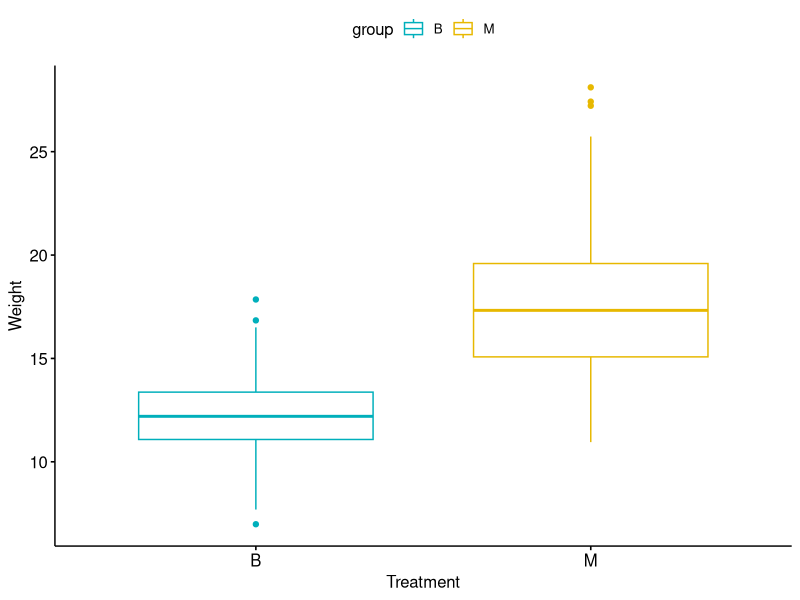
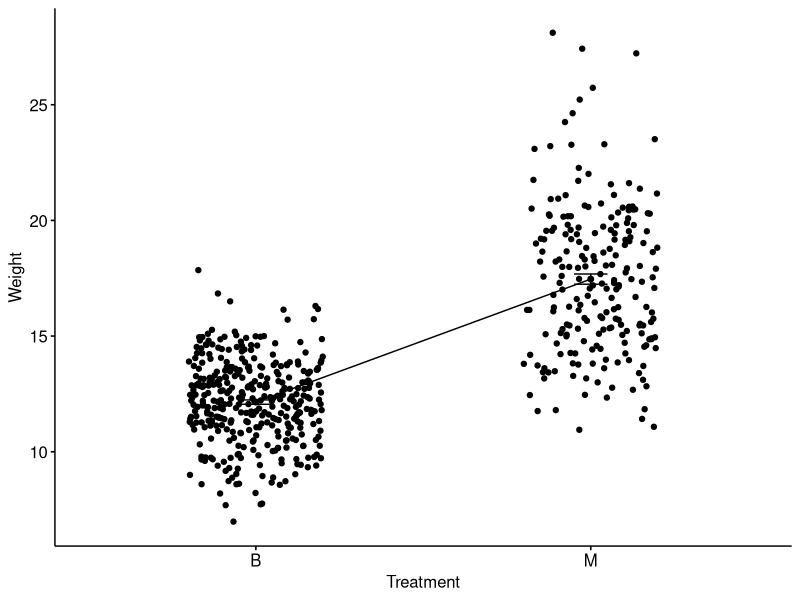
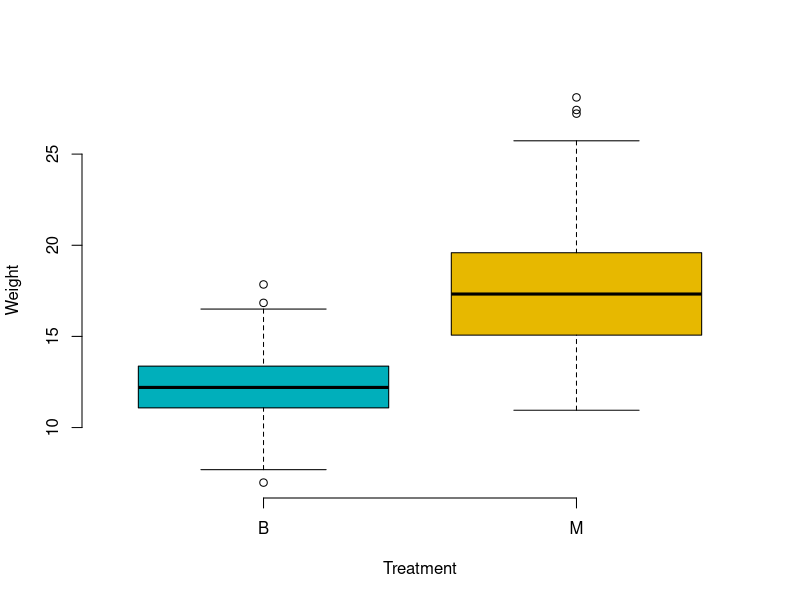
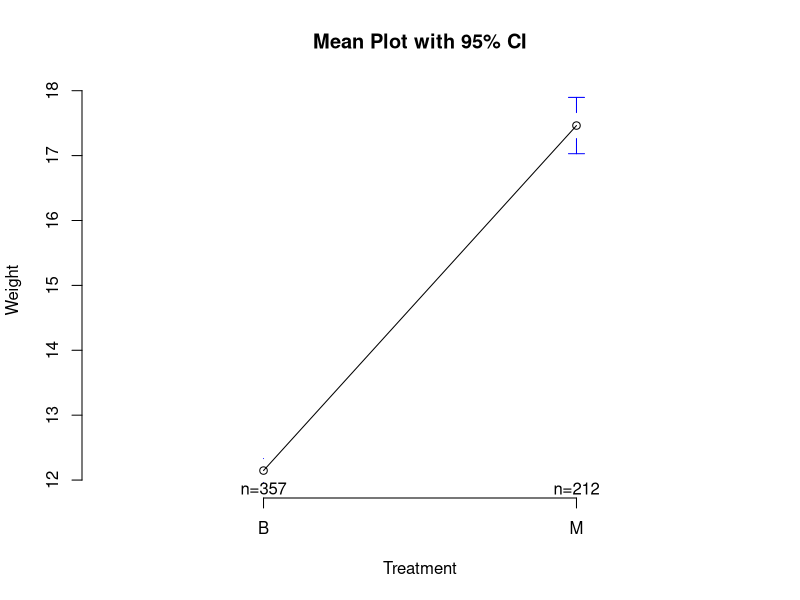
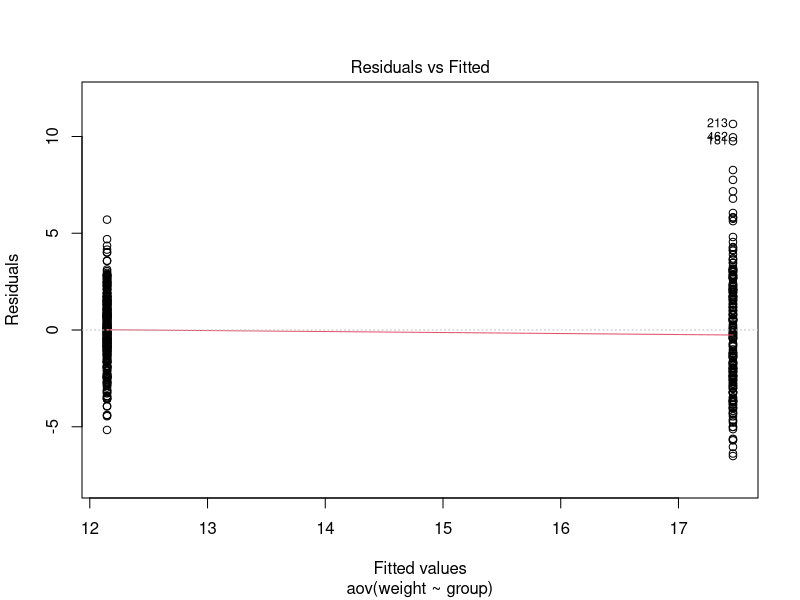
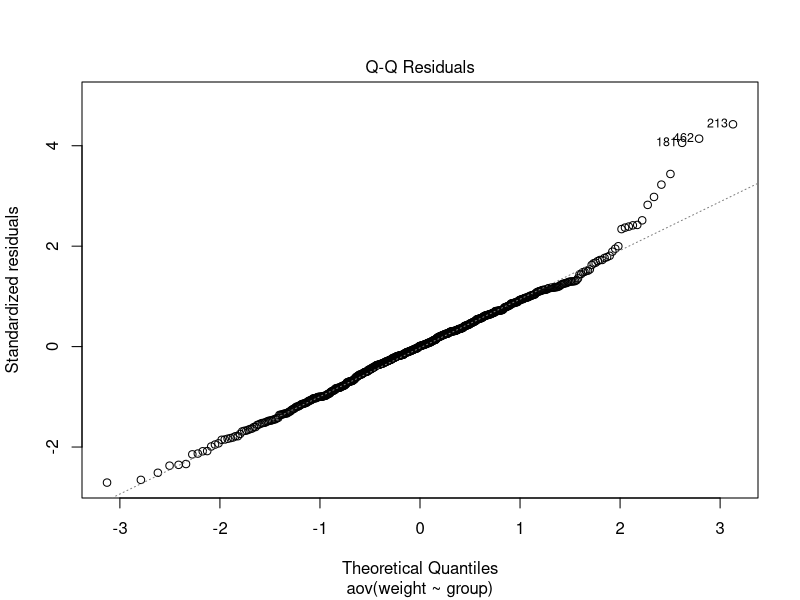

Write R code to recreate these figures, in order.
## ---- chunk 1
# Or, if .csv file, use this
my_data <- read.csv("cancer.csv")

## ---- chunk 2
# Show a random sample
set.seed(1234)
dplyr::sample_n(my_data, 10)
## ---- chunk 3
# Show the levels
levels(my_data$group)
my_data$group <- ordered(my_data$group,
                         levels = c("B", "M"))
library(dplyr)
group_by(my_data, group) %>%
  summarise(
    count = n(),
    mean = mean(weight, na.rm = TRUE),
    sd = sd(weight, na.rm = TRUE)
  )

## ---- chunk 4

# Box plots
# ++++++++++++++++++++
# Plot weight by group and color by group
library("ggpubr")
ggboxplot(my_data, x = "group", y = "weight", 
          color = "group", palette = c("#00AFBB", "#E7B800", "#FC4E07"),
          order = c("B", "M"),
          ylab = "Weight", xlab = "Treatment")

## ---- chunk 5
# Mean plots
# ++++++++++++++++++++
# Plot weight by group
# Add error bars: mean_se
# (other values include: mean_sd, mean_ci, median_iqr, ....)
library("ggpubr")
ggline(my_data, x = "group", y = "weight", 
       add = c("mean_se", "jitter"), 
       order = c("B", "M"),
       ylab = "Weight", xlab = "Treatment")
# Box plot
boxplot(weight ~ group, data = my_data,
        xlab = "Treatment", ylab = "Weight",
        frame = FALSE, col = c("#00AFBB", "#E7B800", "#FC4E07"))
# plotmeans
library("gplots")
plotmeans(weight ~ group, data = my_data, frame = FALSE,
          xlab = "Treatment", ylab = "Weight",
          main="Mean Plot with 95% CI") 

## ---- chunk 6
# Compute the analysis of variance
res.aov <- aov(weight ~ group, data = my_data)
# Summary of the analysis
summary(res.aov)

## ---- chunk 7
TukeyHSD(res.aov)

## ---- chunk 8
#summary(glht(res.aov, linfct = mcp(group = "Tukey")))

## ---- chunk 9
pairwise.t.test(my_data$weight, my_data$group,
                 p.adjust.method = "BH")

## ---- chunk 10
# 1. Homogeneity of variances
plot(res.aov, 1)

## ---- chunk 11
library(car)
leveneTest(weight ~ group, data = my_data)


## ---- chunk 12
oneway.test(weight ~ group, data = my_data)


## ---- chunk 13
pairwise.t.test(my_data$weight, my_data$group,
                 p.adjust.method = "BH", pool.sd = FALSE)


## ---- chunk 14
# 2. Normality
plot(res.aov, 2)
## ---- chunk 15
# Extract the residuals
aov_residuals <- residuals(object = res.aov )
# Run Shapiro-Wilk test
shapiro.test(x = aov_residuals )
## ---- chunk 16
kruskal.test(weight ~ group, data = my_data)
